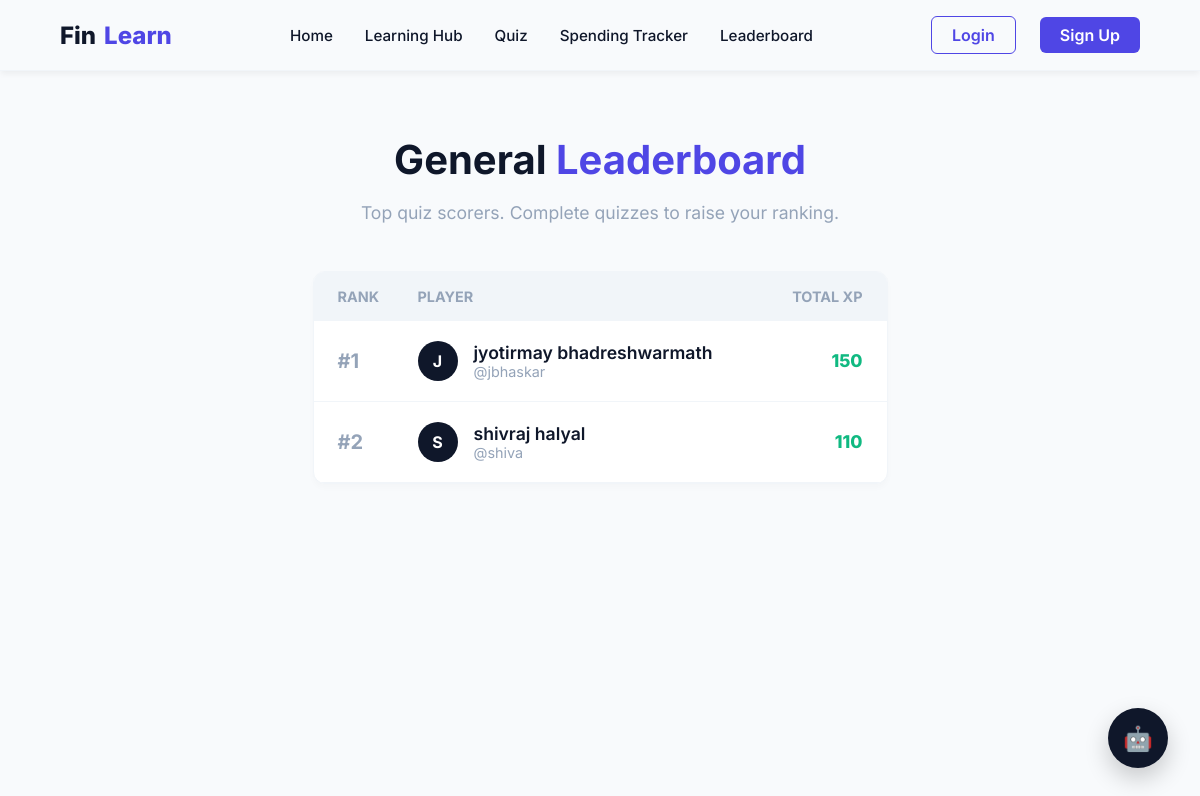
The page /leaderboard on the database as committed earlier.
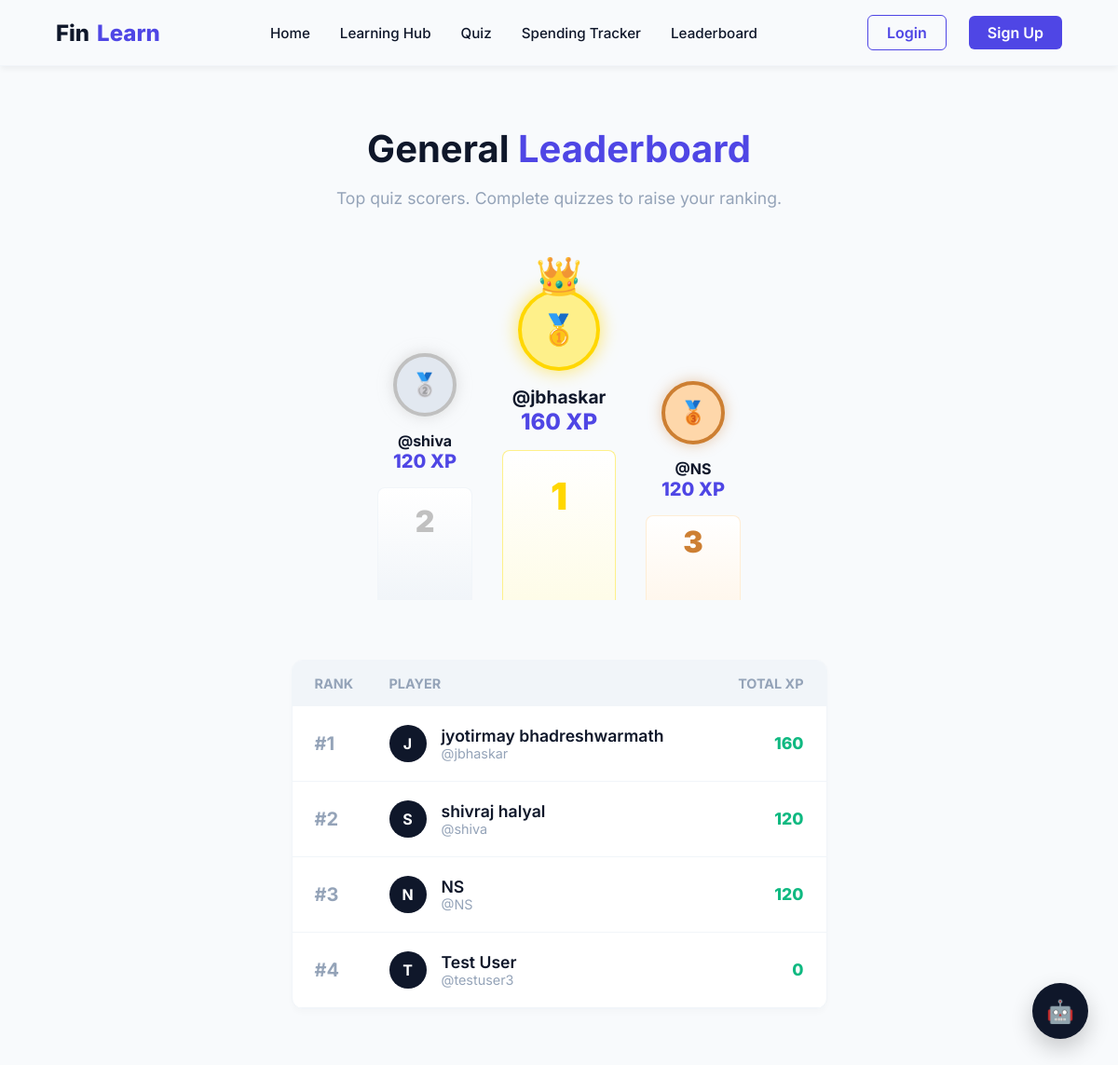
The same page on the database as committed later.
### models.py (models this page shows, shortened)
class User(UserMixin, db.Model):
    id = db.Column(db.Integer, primary_key=True)
    full_name = db.Column(db.String(150), nullable=False)
    username = db.Column(db.String(50), unique=True, nullable=False)
    dob = db.Column(db.String(20), nullable=False)
    email = db.Column(db.String(150), unique=True, nullable=False)
    password_hash = db.Column(db.String(255), nullable=False)
    points = db.Column(db.Integer, default=0)
    streak = db.Column(db.Integer, default=0)
    last_login = db.Column(db.String(20), nullable=True) # YYYY-MM-DD format for easy streak logic
    certificates = db.Column(db.Text, default='[]') # JSON string of unlocked certs

### app.py (the view)
@app.route('/leaderboard')
def leaderboard():
    top_users = User.query.order_by(User.points.desc()).limit(10).all()
    return render_template('leaderboard.html', top_users=top_users)

### templates/leaderboard.html (shortened to what this page needs)
{% extends 'base.html' %}
{% block content %}
<div style="max-width: 800px; margin: 2rem auto;">
    <div style="text-align: center; margin-bottom: 3rem;">
        <h1 style="font-size: 2.5rem; margin-bottom: 0.5rem;">General <span style="color: var(--primary);">Leaderboard</span></h1>
        <p style="color: var(--gray); font-size: 1.1rem;">Top quiz scorers. Complete quizzes to raise your ranking.</p>
    </div>
    {% if top_users|length >= 3 %}
    <div style="display: flex; justify-content: center; align-items: flex-end; gap: 2rem; margin-bottom: 4rem; text-align: center;">
        <div style="display: flex; flex-direction: column; align-items: center;">
            <div style="width: 60px; height: 60px; background: #e2e8f0; border-radius: 50%; font-size: 1.5rem; display: flex; align-items: center; justify-content: center; margin-bottom: 1rem; border: 4px solid silver; box-shadow: 0 0 15px rgba(192,192,192,0.5);">🥈</div>
            <div style="font-weight: bold;">@{{ top_users[1].username }}</div>
            <div style="color: var(--primary); font-weight: 800; font-size: 1.25rem;">{{ top_users[1].points }} XP</div>
            <div style="width: 100px; height: 120px; background: linear-gradient(to top, #f1f5f9, white); margin-top: 1rem; border-top-left-radius: 8px; border-top-right-radius: 8px; border: 1px solid var(--gray-light); border-bottom: none;">
                <div style="font-size: 2rem; color: silver; font-weight: 900; margin-top: 1rem;">2</div>
            </div>
        </div>
        <div style="display: flex; flex-direction: column; align-items: center;">
            <div style="font-size: 2.5rem; margin-bottom: -10px; z-index: 10;">👑</div>
            <div style="width: 80px; height: 80px; background: #fef08a; border-radius: 50%; font-size: 2rem; display: flex; align-items: center; justify-content: center; margin-bottom: 1rem; border: 4px solid gold; box-shadow: 0 0 20px rgba(255,215,0,0.6);">🥇</div>
            <div style="font-weight: bold; font-size: 1.2rem;">@{{ top_users[0].username }}</div>
            <div style="color: var(--primary); font-weight: 800; font-size: 1.5rem;">{{ top_users[0].points }} XP</div>
            <div style="width: 120px; height: 160px; background: linear-gradient(to top, #fefce8, white); margin-top: 1rem; border-top-left-radius: 8px; border-top-right-radius: 8px; border: 1px solid #fef08a; border-bottom: none;">
                <div style="font-size: 2.5rem; color: gold; font-weight: 900; margin-top: 1.5rem;">1</div>
            </div>
        </div>
        <div style="display: flex; flex-direction: column; align-items: center;">
            <div style="width: 60px; height: 60px; background: #fed7aa; border-radius: 50%; font-size: 1.5rem; display: flex; align-items: center; justify-content: center; margin-bottom: 1rem; border: 4px solid #cd7f32; box-shadow: 0 0 15px rgba(205,127,50,0.4);">🥉</div>
            <div style="font-weight: bold;">@{{ top_users[2].username }}</div>
            <div style="color: var(--primary); font-weight: 800; font-size: 1.25rem;">{{ top_users[2].points }} XP</div>
            <div style="width: 100px; height: 90px; background: linear-gradient(to top, #fff7ed, white); margin-top: 1rem; border-top-left-radius: 8px; border-top-right-radius: 8px; border: 1px solid #ffedd5; border-bottom: none;">
                <div style="font-size: 2rem; color: #cd7f32; font-weight: 900; margin-top: 0.5rem;">3</div>
            </div>
        </div>
    </div>
    {% endif %}
    <div style="background: white; border-radius: 12px; border: 1px solid var(--gray-light); box-shadow: 0 4px 6px rgba(0,0,0,0.02); overflow: hidden;">
        <div style="display: grid; grid-template-columns: 80px 1fr 150px; padding: 1rem 1.5rem; background: var(--gray-light); font-weight: bold; color: var(--gray); font-size: 0.9rem; text-transform: uppercase;">
            <div>Rank</div>
            <div>Player</div>
            <div style="text-align: right;">Total XP</div>
        </div>
        <div style="display: flex; flex-direction: column;">
            {% for u in top_users %}
            <div style="display: grid; grid-template-columns: 80px 1fr 150px; padding: 1.25rem 1.5rem; border-bottom: 1px solid var(--gray-light); align-items: center; ">
                <div style="font-weight: bold; font-size: 1.25rem; color: var(--gray);">#{{ loop.index }}</div>
                <div style="display: flex; align-items: center; gap: 1rem;">
                    <div style="width: 40px; height: 40px; background: var(--black); color: white; border-radius: 50%; display: flex; align-items: center; justify-content: center; font-weight: bold;">
                        {{ u.full_name[0] | upper }}
                    </div>
                    <div>
                        <div style="font-weight: 600; font-size: 1.1rem;">{{ u.full_name }} {% if current_user.is_authenticated and current_user.id == u.id %}(You){% endif %}</div>
                        <div style="color: var(--gray); font-size: 0.9rem;">@{{ u.username }}</div>
                    </div>
                </div>
                <div style="text-align: right; font-weight: 800; color: var(--accent); font-size: 1.1rem;">
                    {{ u.points }}
                </div>
            </div>
            {% endfor %}
        </div>
    </div>
</div>
{% endblock %}

### templates/base.html (shortened to what this page needs)
<!DOCTYPE html>
<html lang="en">
<head>
    <link rel="stylesheet" href="{{ url_for('static', filename='css/styles.css') }}">
</head>
<body>
    <nav class="navbar">
        <a href="{{ url_for('index') }}" class="nav-brand">Fin<span>Learn</span></a>
        <div class="nav-links">
            <a href="{{ url_for('index') }}">Home</a>
            <a href="{{ url_for('learning_hub') }}">Learning Hub</a>
            <a href="{{ url_for('quiz') }}">Quiz</a>
            <a href="{{ url_for('spending_tracker') }}">Spending Tracker</a>
            <a href="{{ url_for('leaderboard') }}">Leaderboard</a>
        </div>
        <div class="nav-actions">
            {% if current_user.is_authenticated %}
                <div class="streak-badge" title="Daily Streak">
                    🔥 {{ current_user.streak }}
                </div>
                <a href="{{ url_for('profile') }}" class="nav-link">
                    <span style="font-size: 1.5rem;">👤</span>
                </a>
            {% else %}
                <a href="{{ url_for('login') }}" class="btn-primary" style="background: transparent; color: var(--primary); border: 1px solid var(--primary);">Login</a>
                <a href="{{ url_for('signup') }}" class="btn-primary">Sign Up</a>
            {% endif %}
        </div>
    </nav>
    <main class="container">
        {% block content %}{% endblock %}
    </main>
    <div class="ai-fab" id="chatbotToggle" onclick="toggleChatbot()">🤖</div>
</body>
</html>

### static/css/styles.css (style rules this page uses)
:root { --white: #F8FAFC; --black: #0F172A; --gray-light: #F1F5F9; --gray: #94A3B8; --primary: #4F46E5; --primary-hover: #4338CA; --accent: #10B981; --danger: #EF4444; }
body { font-family: 'Inter', system-ui, -apple-system, sans-serif; margin: 0; padding: 0; background-color: var(--white); color: var(--black); min-height: 100vh; display: flex; flex-direction: column; }
.navbar { background-color: var(--white); border-bottom: 1px solid var(--gray-light); padding: 1rem 5%; display: flex; justify-content: space-between; align-items: center; position: sticky; top: 0; z-index: 100; box-shadow: 0 4px 6px -1px rgba(0,0,0,0.05); }
.nav-brand { font-weight: 800; font-size: 1.5rem; color: var(--black); text-decoration: none; display: flex; align-items: center; gap: 0.5rem; }
.nav-brand span { color: var(--primary); }
.nav-links { display: flex; gap: 2rem; align-items: center; }
.nav-links a { text-decoration: none; color: var(--black); font-weight: 500; font-size: 0.95rem; transition: color 0.3s; }
.nav-actions { display: flex; align-items: center; gap: 1.5rem; }
.btn-primary { background-color: var(--primary); color: white; padding: 0.5rem 1.25rem; border-radius: 6px; text-decoration: none; font-weight: 600; transition: all 0.3s; border: none; cursor: pointer; }
.container { max-width: 1200px; margin: 0 auto; padding: 2rem 5%; flex: 1; }
.ai-fab { position: fixed; bottom: 2rem; right: 2rem; width: 60px; height: 60px; background-color: var(--black); color: white; border-radius: 50%; display: flex; align-items: center; justify-content: center; font-size: 1.5rem; box-shadow: 0 10px 25px rgba(0,0,0,0.2); cursor: pointer; z-index: 1000; transition: transform 0.3s; }

Rows that differ between the two databases and show on the page:
changed User "shivraj halyal": username (not shown) → "shiva"; points (not shown) → "120"; points "110" → "120"
changed User "jyotirmay bhadreshwarmath": username (not shown) → "jbhaskar"; points (not shown) → "160"; points "150" → "160"
added User: username "NS", points "120", full_name "N", full_name "NS"
added User: full_name "T", full_name "Test User", username "testuser3", points "0"
Other text that changed with them:
text now shown: "🥈 @ XP 2 👑 🥇 @ XP 1 🥉 @ XP 3"
